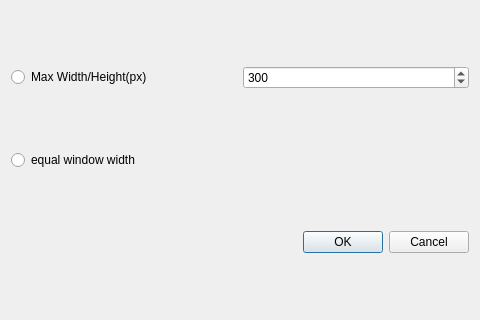
<?xml version="1.0" encoding="UTF-8"?>
<ui version="4.0">
 <class>Prerefrence</class>
 <widget class="QDialog" name="Prerefrence">
  <property name="geometry">
   <rect>
    <x>0</x>
    <y>0</y>
    <width>480</width>
    <height>320</height>
   </rect>
  </property>
  <property name="windowTitle">
   <string>Dialog</string>
  </property>
  <layout class="QVBoxLayout" name="verticalLayout">
   <item>
    <layout class="QHBoxLayout" name="horizontalLayout">
     <item>
      <widget class="QRadioButton" name="radioButton">
       <property name="text">
        <string>Max Width/Height(px)</string>
       </property>
      </widget>
     </item>
     <item>
      <widget class="QSpinBox" name="spinBox">
       <property name="maximum">
        <number>1000</number>
       </property>
       <property name="value">
        <number>300</number>
       </property>
      </widget>
     </item>
    </layout>
   </item>
   <item>
    <layout class="QHBoxLayout" name="horizontalLayout_2">
     <item>
      <widget class="QRadioButton" name="radioButton_2">
       <property name="text">
        <string>equal window width</string>
       </property>
      </widget>
     </item>
    </layout>
   </item>
   <item>
    <widget class="QDialogButtonBox" name="buttonBox">
     <property name="orientation">
      <enum>Qt::Horizontal</enum>
     </property>
     <property name="standardButtons">
      <set>QDialogButtonBox::Cancel|QDialogButtonBox::Ok</set>
     </property>
    </widget>
   </item>
  </layout>
 </widget>
 <resources/>
 <connections>
  <connection>
   <sender>buttonBox</sender>
   <signal>accepted()</signal>
   <receiver>Prerefrence</receiver>
   <slot>accept()</slot>
   <hints>
    <hint type="sourcelabel">
     <x>248</x>
     <y>254</y>
    </hint>
    <hint type="destinationlabel">
     <x>157</x>
     <y>274</y>
    </hint>
   </hints>
  </connection>
  <connection>
   <sender>buttonBox</sender>
   <signal>rejected()</signal>
   <receiver>Prerefrence</receiver>
   <slot>reject()</slot>
   <hints>
    <hint type="sourcelabel">
     <x>316</x>
     <y>260</y>
    </hint>
    <hint type="destinationlabel">
     <x>286</x>
     <y>274</y>
    </hint>
   </hints>
  </connection>
 </connections>
</ui>
